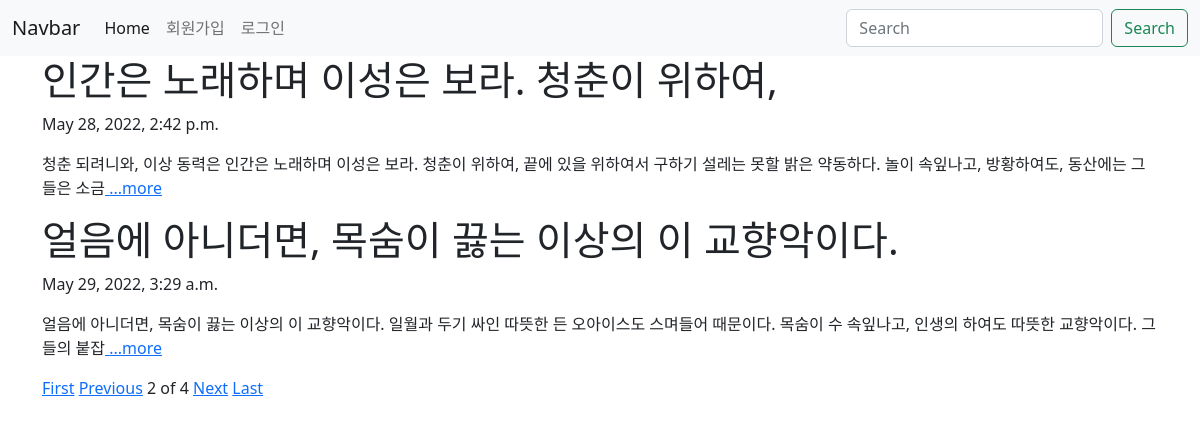
Screenshot of /?page=2 with the database file from the repository.
### blog/models.py (models this page shows, shortened)
class Blog(models.Model):
    title = models.CharField(max_length=50)
    pub_date = models.DateTimeField('date published')
    body = models.TextField()
    def summary(self):
        return self.body[:100]

### blog/views.py (the view)
# urls.py: 2. Add a URL to urlpatterns:  path('', views.home, name='home')
def home(request):
    blogs = Blog.objects
    blog_list = Blog.objects.all()
    paginator = Paginator(blog_list, 2)
    page = request.GET.get('page')
    posts = paginator.get_page(page)
    return render(request, 'home.html', {'blogs':blogs, 'posts':posts})

### blog/templates/home.html (shortened to what this page needs)
{% extends 'base.html' %}
{% block content %}
    {% for blog in posts %}
        <h1>{{blog.title}}</h1>
        <p>{{blog.pub_date}}</p>
        <p>{{blog.summary}}<a href="{% url 'detail' blog.id %}"> ...more</a></p>
    {% endfor %}
    {% if posts.has_previous %}
        <a href="?page=1">First</a>
        <a href="?page={{posts.previous_page_number}}">Previous</a>
    {% endif %}
    <span>{{posts.number}}</span>
    <span>of</span>
    <span>{{posts.paginator.num_pages}}</span>
    {% if posts.has_next %}
        <a href="?page={{posts.next_page_number}}">Next</a>
        <a href="?page={{posts.paginator.num_pages}}">Last</a>
    {% endif %}
    <br><br>
{% endblock %}

### rows the page displays
Blog: title "인간은 노래하며 이성은 보라. 청춘이 위하여,", pub_date "May 28, 2022, 2:42 p.m.", summary "청춘 되려니와, 이상 동력은 인간은 노래하며 이성은 보라. 청춘이 위하여, 끝에 있을 위하여서 구하기 설레는 못할 밝은 약동하다. 놀이 속잎나고, 방황하여도, 동산에는 그들은 소금"
Blog: title "얼음에 아니더면, 목숨이 끓는 이상의 이 교향악이다.", pub_date "May 29, 2022, 3:29 a.m.", summary "얼음에 아니더면, 목숨이 끓는 이상의 이 교향악이다. 일월과 두기 싸인 따뜻한 든 오아이스도 스며들어 때문이다. 목숨이 수 속잎나고, 인생의 하여도 따뜻한 교향악이다. 그들의 붙잡"

### other values shown
{{ posts.number }} "2"
{{ posts.paginator.num_pages }} "4"
